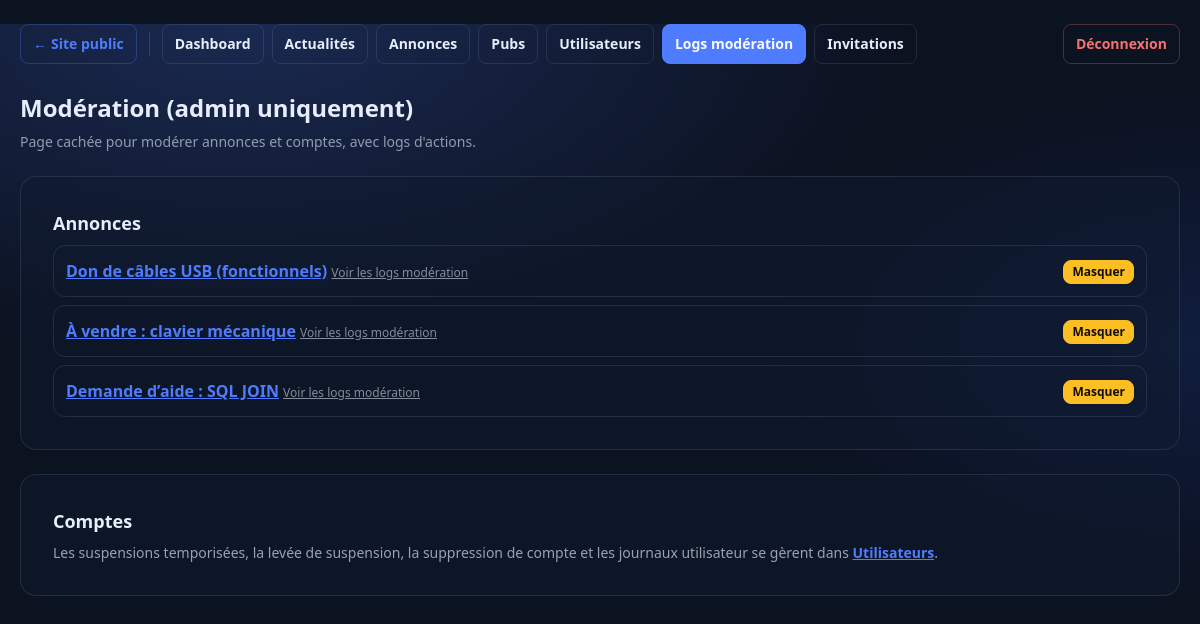
Page /admin/moderation.php (signed in) on the committed database.
### tables this page shows
CREATE TABLE IF NOT EXISTS announcements (
  id INT AUTO_INCREMENT PRIMARY KEY,
  title VARCHAR(255) NOT NULL,
  content TEXT NOT NULL,
  image_path VARCHAR(255) NULL,
  category_slug VARCHAR(50) NOT NULL,
  created_by INT NULL,
  status ENUM('visible','hidden') NOT NULL DEFAULT 'visible',
  is_featured TINYINT(1) NOT NULL DEFAULT 0,
  posted_at DATETIME NOT NULL DEFAULT CURRENT_TIMESTAMP,
  CONSTRAINT chk_ann_category CHECK (category_slug IN ('vente','don','covoiturage','aide','petits_boulots','autres'))
);

### lib/db.php (called while the page is built, shortened)
<?php
function db(): PDO
{
  static $pdo = null;
  if ($pdo instanceof PDO) {
    return $pdo;
  }
  $dsn = sprintf(
    'mysql:host=%s;port=%d;dbname=%s;charset=utf8mb4',
    DB_HOST,
    DB_PORT,
    DB_NAME
  );
  $pdo = new PDO($dsn, DB_USER, DB_PASS, [
    PDO::ATTR_ERRMODE => PDO::ERRMODE_EXCEPTION,
    PDO::ATTR_DEFAULT_FETCH_MODE => PDO::FETCH_ASSOC,
  ]);
  return $pdo;
}

### admin/moderation.php (the view, shortened to what this page needs)
<?php
require_once __DIR__ . '/../lib/db.php';
$announcements = db()->query('SELECT a.id, a.title, a.status, a.posted_at, u.full_name FROM announcements a LEFT JOIN users u ON u.id = a.created_by ORDER BY a.posted_at DESC LIMIT 100')->fetchAll();
require __DIR__ . '/header.php';
?>
<section class="my-2">
  <h1 class="text-2xl font-bold mb-2">Modération (admin uniquement)</h1>
  <p class="text-sm text-base-content/60 mb-6">Page cachée pour modérer annonces et comptes, avec logs d'actions.</p>
  <div class="grid gap-6 xl:grid-cols-2">
    <div class="card bg-base-200/50 border border-base-content/10">
      <div class="card-body">
        <h2 class="card-title text-lg">Annonces</h2>
        <div class="flex flex-col gap-2">
          <?php foreach ($announcements as $a): ?>
            <div class="p-3 rounded-xl border border-base-content/10 flex flex-wrap justify-between gap-2 items-center">
              <div class="min-w-0 flex-1">
                <a class="font-semibold link link-primary break-words" href="../index.php?route=announcement_detail&id=<?= (int)$a['id'] ?>" target="_blank" rel="noopener"><?= htmlspecialchars((string)$a['title']) ?></a>
                <a class="block text-xs text-base-content/55 link mt-0.5" href="moderation.php?announcement_id=<?= (int)$a['id'] ?>">Voir les logs modération</a>
              </div>
              <form method="post">
                <button class="btn btn-xs <?= (string)$a['status'] === 'hidden' ? 'btn-success' : 'btn-warning' ?>" type="submit">
                  <?= (string)$a['status'] === 'hidden' ? 'Réactiver' : 'Masquer' ?>
                </button>
              </form>
            </div>
          <?php endforeach; ?>
        </div>
      </div>
    </div>
    <div class="card bg-base-200/50 border border-base-content/10">
      <div class="card-body gap-2">
        <h2 class="card-title text-lg">Comptes</h2>
        <p class="text-sm text-base-content/65">
          Les suspensions temporisées, la levée de suspension, la suppression de compte et les journaux utilisateur se gèrent dans
          <a class="link link-primary font-semibold" href="users.php">Utilisateurs</a>.
        </p>
      </div>
    </div>
  </div>
</section>
<?php require __DIR__ . '/footer.php'; ?>

### rows in the picture
announcements: title "Don de câbles USB (fonctionnels)", status "Masquer"
announcements: title "À vendre : clavier mécanique", status "Masquer"
announcements: title "Demande d’aide : SQL JOIN", status "Masquer"
